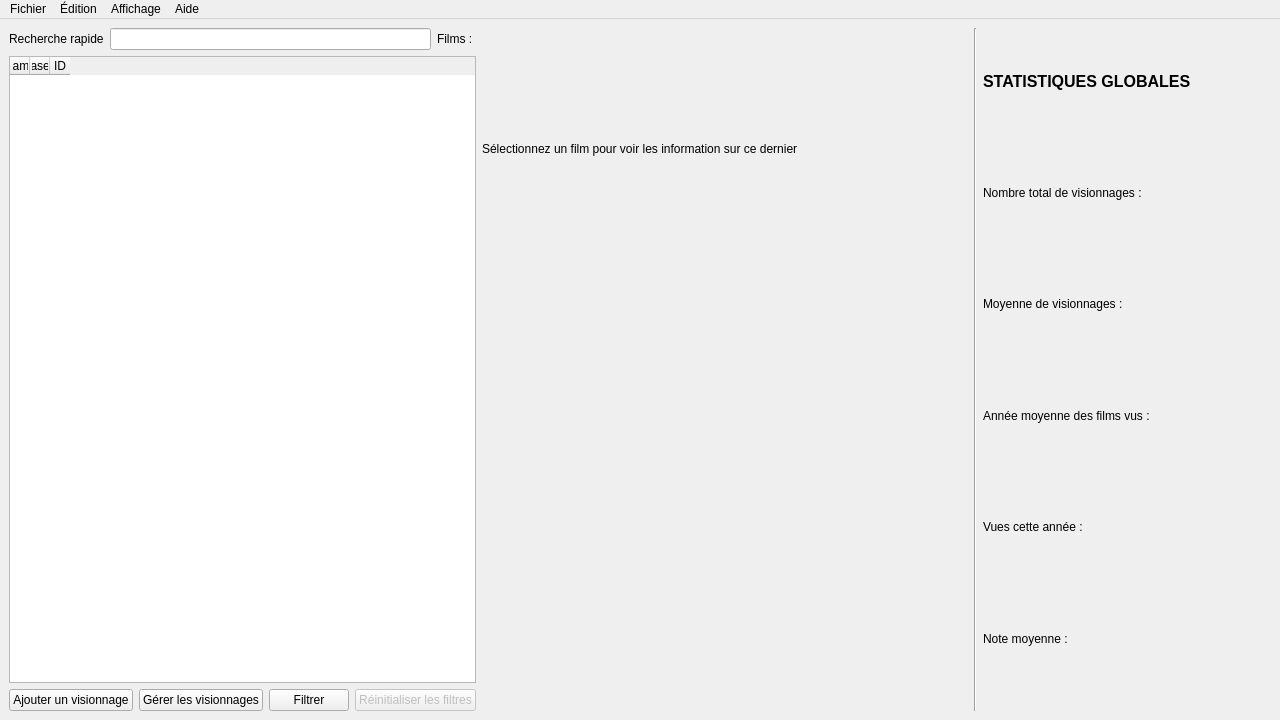
<?xml version="1.0" encoding="UTF-8"?>
<ui version="4.0">
 <class>MainWindow</class>
 <widget class="QMainWindow" name="MainWindow">
  <property name="geometry">
   <rect>
    <x>0</x>
    <y>0</y>
    <width>1280</width>
    <height>720</height>
   </rect>
  </property>
  <property name="acceptDrops">
   <bool>false</bool>
  </property>
  <property name="windowTitle">
   <string>MovieManager</string>
  </property>
  <property name="windowOpacity">
   <double>1.000000000000000</double>
  </property>
  <property name="tabShape">
   <enum>QTabWidget::Rounded</enum>
  </property>
  <widget class="QWidget" name="centralwidget">
   <layout class="QGridLayout" name="gridLayout" columnstretch="0,100,0,0">
    <item row="0" column="3">
     <layout class="QVBoxLayout" name="InfosLayout">
      <item>
       <layout class="QGridLayout" name="GeneralInfosLayout">
        <item row="0" column="0">
         <widget class="QLabel" name="GlobalStatsLabel">
          <property name="font">
           <font>
            <pointsize>12</pointsize>
            <bold>true</bold>
           </font>
          </property>
          <property name="text">
           <string>STATISTIQUES GLOBALES</string>
          </property>
          <property name="alignment">
           <set>Qt::AlignLeading|Qt::AlignLeft|Qt::AlignVCenter</set>
          </property>
         </widget>
        </item>
        <item row="5" column="0">
         <widget class="QLabel" name="AverageRatingLabel">
          <property name="text">
           <string>Note moyenne : </string>
          </property>
         </widget>
        </item>
        <item row="3" column="1">
         <spacer name="horizontalSpacer">
          <property name="orientation">
           <enum>Qt::Horizontal</enum>
          </property>
          <property name="sizeType">
           <enum>QSizePolicy::Fixed</enum>
          </property>
          <property name="sizeHint" stdset="0">
           <size>
            <width>80</width>
            <height>20</height>
           </size>
          </property>
         </spacer>
        </item>
        <item row="2" column="0">
         <widget class="QLabel" name="AverageViewLabel">
          <property name="text">
           <string>Moyenne de visionnages : </string>
          </property>
         </widget>
        </item>
        <item row="6" column="0">
         <spacer name="verticalSpacer">
          <property name="orientation">
           <enum>Qt::Vertical</enum>
          </property>
          <property name="sizeType">
           <enum>QSizePolicy::Preferred</enum>
          </property>
          <property name="sizeHint" stdset="0">
           <size>
            <width>20</width>
            <height>20</height>
           </size>
          </property>
         </spacer>
        </item>
        <item row="1" column="0">
         <widget class="QLabel" name="TotalViewLabel">
          <property name="text">
           <string>Nombre total de visionnages : </string>
          </property>
         </widget>
        </item>
        <item row="3" column="0">
         <widget class="QLabel" name="AverageYearLabel">
          <property name="text">
           <string>Année moyenne des films vus : </string>
          </property>
         </widget>
        </item>
        <item row="4" column="0">
         <widget class="QLabel" name="ViewThisYear">
          <property name="text">
           <string>Vues cette année : </string>
          </property>
         </widget>
        </item>
       </layout>
      </item>
     </layout>
    </item>
    <item row="0" column="1">
     <layout class="QGridLayout" name="MovieInfoLayout">
      <item row="1" column="0" colspan="2">
       <widget class="QLabel" name="PosterLabel">
        <property name="text">
         <string/>
        </property>
        <property name="alignment">
         <set>Qt::AlignCenter</set>
        </property>
       </widget>
      </item>
      <item row="12" column="0">
       <widget class="QLabel" name="FirstViewLabel">
        <property name="text">
         <string/>
        </property>
       </widget>
      </item>
      <item row="11" column="0" colspan="2">
       <widget class="QLabel" name="EntriesLabel">
        <property name="text">
         <string/>
        </property>
       </widget>
      </item>
      <item row="0" column="0" colspan="2">
       <widget class="QLabel" name="MovieTitleLabel">
        <property name="font">
         <font>
          <pointsize>12</pointsize>
          <bold>true</bold>
         </font>
        </property>
        <property name="text">
         <string/>
        </property>
        <property name="alignment">
         <set>Qt::AlignCenter</set>
        </property>
       </widget>
      </item>
      <item row="14" column="0">
       <spacer name="verticalSpacer_2">
        <property name="orientation">
         <enum>Qt::Vertical</enum>
        </property>
        <property name="sizeHint" stdset="0">
         <size>
          <width>20</width>
          <height>40</height>
         </size>
        </property>
       </spacer>
      </item>
      <item row="10" column="0" colspan="2">
       <widget class="QLabel" name="ViewsLabel">
        <property name="text">
         <string>Sélectionnez un film pour voir les information sur ce dernier</string>
        </property>
       </widget>
      </item>
      <item row="9" column="0" colspan="2">
       <layout class="QHBoxLayout" name="TagsLayout">
        <property name="topMargin">
         <number>15</number>
        </property>
        <property name="bottomMargin">
         <number>15</number>
        </property>
        <item>
         <spacer name="horizontalSpacer_2">
          <property name="orientation">
           <enum>Qt::Horizontal</enum>
          </property>
          <property name="sizeHint" stdset="0">
           <size>
            <width>40</width>
            <height>20</height>
           </size>
          </property>
         </spacer>
        </item>
       </layout>
      </item>
      <item row="12" column="1">
       <widget class="QLabel" name="LastViewLabel">
        <property name="text">
         <string/>
        </property>
       </widget>
      </item>
      <item row="2" column="0" colspan="2">
       <widget class="QLabel" name="RatingLabel">
        <property name="text">
         <string/>
        </property>
        <property name="alignment">
         <set>Qt::AlignCenter</set>
        </property>
       </widget>
      </item>
     </layout>
    </item>
    <item row="0" column="2">
     <widget class="Line" name="line">
      <property name="orientation">
       <enum>Qt::Vertical</enum>
      </property>
     </widget>
    </item>
    <item row="0" column="0">
     <layout class="QVBoxLayout" name="MoviesLayout" stretch="0,0,100,0">
      <item>
       <layout class="QHBoxLayout" name="QuickSearchLayout">
        <item>
         <widget class="QLabel" name="QuickSearchLabel">
          <property name="text">
           <string>Recherche rapide</string>
          </property>
         </widget>
        </item>
        <item>
         <widget class="QLineEdit" name="QuickSearchLineEdit">
          <property name="focusPolicy">
           <enum>Qt::ClickFocus</enum>
          </property>
         </widget>
        </item>
        <item>
         <widget class="QLabel" name="DisplayedMovieCountLabel">
          <property name="text">
           <string>Films : </string>
          </property>
         </widget>
        </item>
       </layout>
      </item>
      <item>
       <layout class="QHBoxLayout" name="SelectedTagsLayout">
        <item>
         <spacer name="horizontalSpacer_3">
          <property name="orientation">
           <enum>Qt::Horizontal</enum>
          </property>
          <property name="sizeHint" stdset="0">
           <size>
            <width>40</width>
            <height>0</height>
           </size>
          </property>
         </spacer>
        </item>
       </layout>
      </item>
      <item>
       <widget class="QTableWidget" name="MoviesListWidget">
        <property name="sizePolicy">
         <sizepolicy hsizetype="Preferred" vsizetype="Preferred">
          <horstretch>0</horstretch>
          <verstretch>0</verstretch>
         </sizepolicy>
        </property>
        <property name="focusPolicy">
         <enum>Qt::NoFocus</enum>
        </property>
        <property name="contextMenuPolicy">
         <enum>Qt::CustomContextMenu</enum>
        </property>
        <property name="styleSheet">
         <string notr="true"/>
        </property>
        <property name="frameShape">
         <enum>QFrame::StyledPanel</enum>
        </property>
        <property name="lineWidth">
         <number>1</number>
        </property>
        <property name="horizontalScrollBarPolicy">
         <enum>Qt::ScrollBarAlwaysOff</enum>
        </property>
        <property name="sizeAdjustPolicy">
         <enum>QAbstractScrollArea::AdjustToContentsOnFirstShow</enum>
        </property>
        <property name="autoScrollMargin">
         <number>16</number>
        </property>
        <property name="editTriggers">
         <set>QAbstractItemView::NoEditTriggers</set>
        </property>
        <property name="showDropIndicator" stdset="0">
         <bool>false</bool>
        </property>
        <property name="dragEnabled">
         <bool>false</bool>
        </property>
        <property name="alternatingRowColors">
         <bool>true</bool>
        </property>
        <property name="selectionMode">
         <enum>QAbstractItemView::SingleSelection</enum>
        </property>
        <property name="selectionBehavior">
         <enum>QAbstractItemView::SelectRows</enum>
        </property>
        <property name="textElideMode">
         <enum>Qt::ElideMiddle</enum>
        </property>
        <property name="verticalScrollMode">
         <enum>QAbstractItemView::ScrollPerPixel</enum>
        </property>
        <property name="horizontalScrollMode">
         <enum>QAbstractItemView::ScrollPerPixel</enum>
        </property>
        <property name="showGrid">
         <bool>true</bool>
        </property>
        <property name="gridStyle">
         <enum>Qt::SolidLine</enum>
        </property>
        <property name="sortingEnabled">
         <bool>true</bool>
        </property>
        <property name="wordWrap">
         <bool>true</bool>
        </property>
        <attribute name="horizontalHeaderVisible">
         <bool>true</bool>
        </attribute>
        <attribute name="horizontalHeaderCascadingSectionResizes">
         <bool>false</bool>
        </attribute>
        <attribute name="horizontalHeaderMinimumSectionSize">
         <number>0</number>
        </attribute>
        <attribute name="horizontalHeaderDefaultSectionSize">
         <number>20</number>
        </attribute>
        <attribute name="horizontalHeaderHighlightSections">
         <bool>true</bool>
        </attribute>
        <attribute name="horizontalHeaderShowSortIndicator" stdset="0">
         <bool>true</bool>
        </attribute>
        <attribute name="horizontalHeaderStretchLastSection">
         <bool>false</bool>
        </attribute>
        <attribute name="verticalHeaderVisible">
         <bool>false</bool>
        </attribute>
        <column>
         <property name="text">
          <string>Name</string>
         </property>
        </column>
        <column>
         <property name="text">
          <string>ReleaseYear</string>
         </property>
        </column>
        <column>
         <property name="text">
          <string>ID</string>
         </property>
        </column>
       </widget>
      </item>
      <item>
       <layout class="QVBoxLayout" name="MoviesListLayout">
        <item>
         <layout class="QHBoxLayout" name="MoviesActionLayout">
          <item>
           <widget class="QPushButton" name="AddViewButton">
            <property name="text">
             <string>Ajouter un visionnage</string>
            </property>
           </widget>
          </item>
          <item>
           <widget class="QPushButton" name="ManageMovieViewsButton">
            <property name="enabled">
             <bool>true</bool>
            </property>
            <property name="text">
             <string>Gérer les visionnages</string>
            </property>
            <property name="checkable">
             <bool>false</bool>
            </property>
           </widget>
          </item>
          <item>
           <widget class="QPushButton" name="AdvancedSearchButton">
            <property name="text">
             <string>Filtrer</string>
            </property>
           </widget>
          </item>
          <item>
           <widget class="QPushButton" name="ResetFiltersButton">
            <property name="enabled">
             <bool>false</bool>
            </property>
            <property name="text">
             <string>Réinitialiser les filtres</string>
            </property>
           </widget>
          </item>
         </layout>
        </item>
       </layout>
      </item>
     </layout>
    </item>
   </layout>
  </widget>
  <widget class="QMenuBar" name="menubar">
   <property name="geometry">
    <rect>
     <x>0</x>
     <y>0</y>
     <width>1280</width>
     <height>21</height>
    </rect>
   </property>
   <widget class="QMenu" name="FileMenu">
    <property name="title">
     <string>Fichier</string>
    </property>
    <addaction name="ImportAct"/>
    <addaction name="ExportAct"/>
    <addaction name="QuitAct"/>
   </widget>
   <widget class="QMenu" name="HelpMenu">
    <property name="title">
     <string>Aide</string>
    </property>
    <addaction name="whatsnewAct"/>
    <addaction name="AboutAct"/>
   </widget>
   <widget class="QMenu" name="ViewMenu">
    <property name="title">
     <string>Affichage</string>
    </property>
    <addaction name="LogAct"/>
    <addaction name="ChartAct"/>
   </widget>
   <widget class="QMenu" name="EditMenu">
    <property name="title">
     <string>Édition</string>
    </property>
    <addaction name="OptionsAct"/>
   </widget>
   <addaction name="FileMenu"/>
   <addaction name="EditMenu"/>
   <addaction name="ViewMenu"/>
   <addaction name="HelpMenu"/>
  </widget>
  <action name="actionEnregistrer">
   <property name="text">
    <string>Enregistrer sous...</string>
   </property>
  </action>
  <action name="QuitAct">
   <property name="text">
    <string>Quitter</string>
   </property>
   <property name="shortcut">
    <string>Ctrl+Q</string>
   </property>
  </action>
  <action name="actionNouvelle_base_de_donn_e">
   <property name="text">
    <string>Nouvelle Base de Données...</string>
   </property>
   <property name="shortcut">
    <string>Ctrl+N</string>
   </property>
  </action>
  <action name="OptionsAct">
   <property name="text">
    <string>Options...</string>
   </property>
  </action>
  <action name="actionOuvrir_une_base_de_donn_e">
   <property name="text">
    <string>Ouvrir une base de donnée...</string>
   </property>
   <property name="shortcut">
    <string>Ctrl+O</string>
   </property>
  </action>
  <action name="actionEnregistrer_2">
   <property name="text">
    <string>Enregistrer</string>
   </property>
   <property name="shortcut">
    <string>Ctrl+S</string>
   </property>
  </action>
  <action name="LogAct">
   <property name="text">
    <string>Log</string>
   </property>
   <property name="shortcut">
    <string>Alt+L</string>
   </property>
  </action>
  <action name="AboutAct">
   <property name="text">
    <string>À Propos</string>
   </property>
  </action>
  <action name="ImportAct">
   <property name="text">
    <string>Importer</string>
   </property>
  </action>
  <action name="ExportAct">
   <property name="text">
    <string>Exporter</string>
   </property>
  </action>
  <action name="ChartAct">
   <property name="text">
    <string>Graphique</string>
   </property>
  </action>
  <action name="whatsnewAct">
   <property name="text">
    <string>Nouveautés</string>
   </property>
  </action>
 </widget>
 <resources/>
 <connections/>
</ui>
